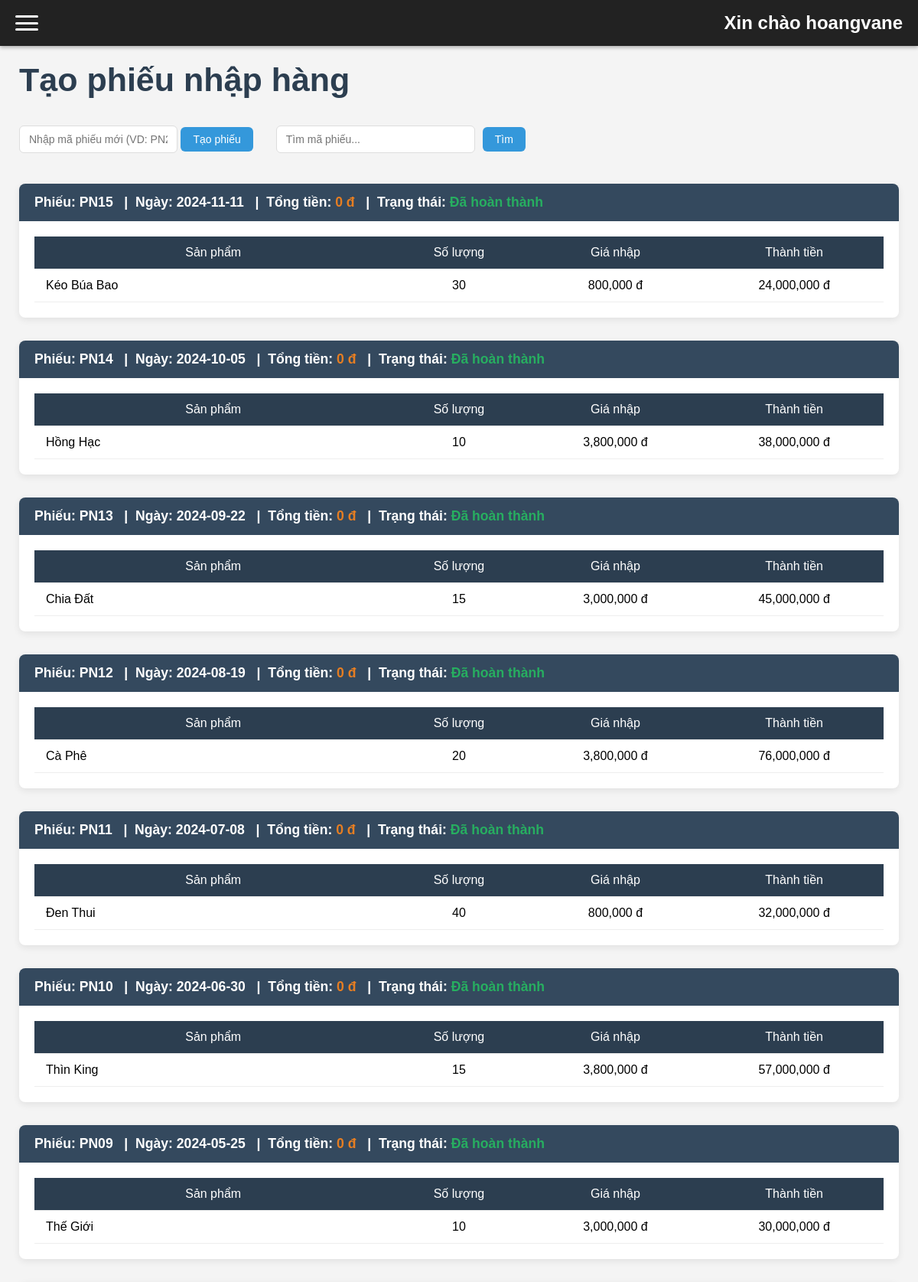
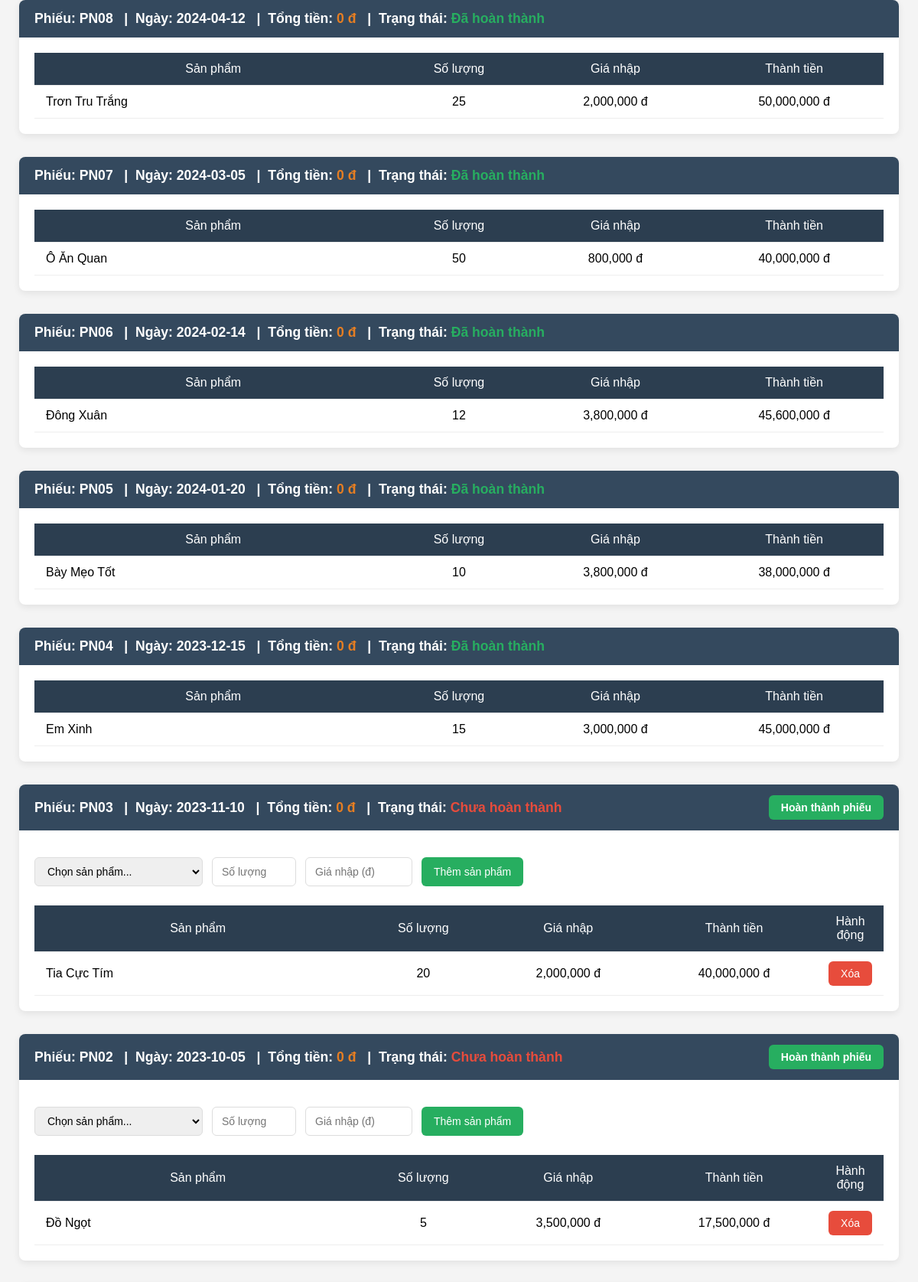
/admin.php?page=nhaphang_tao (signed in, upper part), run on the app's committed database (2 pictures, top to bottom).
### tables this page shows
CREATE TABLE phieunhap(
    maphieunhap varchar(20) primary key not null,
    ngaynhap date default (current_date),
    tongtienpn float not null default 0 check (tongtienpn >=0),
    trangthaipn varchar(20) not null,
    maNCC varchar(20),
    foreign key(maNCC) references nhacungcap(maNCC)
);

CREATE TABLE chitietphieunhap(
    gianhap float not null check(gianhap>0),
    soluongnhap int not null check(soluongnhap>0),
    tongtien float generated always as(gianhap*soluongnhap) stored,
    masp int not null,
    maphieunhap varchar(20),
    foreign key (masp) references sanpham(masp),
    foreign key (maphieunhap) references phieunhap(maphieunhap)
);

CREATE TABLE sanpham(
    masp int auto_increment primary key not null,
    tensp varchar(225) not null,
    hientrang varchar(20) not null,
    donvitinh varchar(20) not null,
    motasp varchar(225) not null,
    soluongtontheolo int not null DEFAULT 0,
    hinhanh varchar(225) not null,
    phantramloinhuanmongmuon float not null check(phantramloinhuanmongmuon > 0),
    giabandexuat float not null check(giabandexuat > 0),
    maloai varchar(20),
    foreign key (maloai) references loai(maloai)
);

### nhaphang_tao.php (the view, shortened to what this page needs)
<?php
require_once 'db.php';
$timphieu = isset($_GET['timphieu']) ? mysqli_real_escape_string($conn, $_GET['timphieu']) : '';
$where = $timphieu ? "WHERE maphieunhap LIKE '%$timphieu%'" : "";
$result = mysqli_query($conn, "SELECT * FROM phieunhap $where ORDER BY ngaynhap DESC, maphieunhap DESC");
?>
<!DOCTYPE html>
<html lang="vi">
<head>
</head>
<body>
    <h1>Tạo phiếu nhập hàng</h1>
    <div class="search-area">
        <form method="post" style="margin-right: 20px;">
            <input type="text" name="maphieunhap" placeholder="Nhập mã phiếu mới (VD: PN202503)" required>
            <button type="submit" name="taophieu" class="btn btn-primary">Tạo phiếu</button>
        </form>
        <form method="get" action="admin.php" style="display: flex; align-items: center; gap: 10px;">
            <input type="text" name="timphieu"
                   placeholder="Tìm mã phiếu..."
                   value="<?= htmlspecialchars($timphieu ?? '') ?>"
                   style="min-width: 260px;">
            <button type="submit" class="btn btn-primary">Tìm</button>
        </form>
    </div>
    <?php while ($pn = mysqli_fetch_assoc($result)):
        $is_editable = ($pn['trangthaipn'] === 'Chưa hoàn thành');
    ?>
    <div class="card">
        <div class="card-header">
            <div>
                <strong>Phiếu:</strong> <?= htmlspecialchars($pn['maphieunhap']) ?>
                  |  <strong>Ngày:</strong> <?= $pn['ngaynhap'] ?? '—' ?>
                  |  <strong>Tổng tiền:</strong> <span class="total"><?= number_format($pn['tongtienpn']) ?> đ</span>
                  |  Trạng thái:
                <span class="<?= $is_editable ? 'status-pending' : 'status-done' ?>">
                    <?= htmlspecialchars($pn['trangthaipn']) ?>
                </span>
            </div>
            <?php if ($is_editable): ?>
            <a href="admin.php?page=nhaphang_tao&hoanthanh=<?= urlencode($pn['maphieunhap']) ?>"
               class="btn btn-success"
               onclick="return confirm('Xác nhận hoàn thành phiếu này? Tồn kho sẽ được cập nhật.')">
               Hoàn thành phiếu
            </a>
            <?php endif; ?>
        </div>
        <div style="padding: 20px;">
            <?php if ($is_editable): ?>
            <form method="post" style="margin-bottom: 25px; display: flex; gap: 12px; flex-wrap: wrap;">
                <select name="masp" required style="min-width: 220px;">
                    <option value="">Chọn sản phẩm...</option>
                </select>
                <input type="number" name="soluongnhap" min="1" placeholder="Số lượng" required style="width: 110px;">
                <input type="text" name="gianhap" step="100" min="1" placeholder="Giá nhập (đ)" required style="width: 140px;">
                <button type="submit" name="themsp" class="btn btn-success">Thêm sản phẩm</button>
            </form>
            <?php endif; ?>
            <table>
                <thead>
                <tr>
                    <th style="width:40%">Sản phẩm</th>
                    <th style="width:15%">Số lượng</th>
                    <th style="width:20%">Giá nhập</th>
                    <th style="width:20%">Thành tiền</th>
                    <?php if ($is_editable): ?>
                    <th style="width:5%">Hành động</th>
                    <?php endif; ?>
                </tr>
                </thead>
                <tbody>
                <?php
                $ct_sql = "SELECT c.*, s.tensp
                           FROM chitietphieunhap c
                           JOIN sanpham s ON c.masp = s.masp
                           WHERE c.maphieunhap = '{$pn['maphieunhap']}'";
                $ct_result = mysqli_query($conn, $ct_sql);
                while ($ct = mysqli_fetch_assoc($ct_result)):
                    $thanhtien = $ct['soluongnhap'] * $ct['gianhap'];
                ?>
                <tr>
                    <td class="text-left"><?= htmlspecialchars($ct['tensp']) ?></td>
                    <td><?= number_format($ct['soluongnhap']) ?></td>
                    <td><?= number_format($ct['gianhap']) ?> đ</td>
                    <td><?= number_format($thanhtien) ?> đ</td>
                    <?php if ($is_editable): ?>
                    <td class="actions">
                        <a href="admin.php?page=nhaphang_tao&xoa=<?= urlencode($pn['maphieunhap']) ?>&masp=<?= $ct['masp'] ?>"
                           class="btn btn-danger"
                           onclick="return confirm('Xóa sản phẩm này khỏi phiếu?')">
                           Xóa
                        </a>
                    </td>
                    <?php endif; ?>
                </tr>
                <?php endwhile; ?>
                </tbody>
            </table>
        </div>
    </div>
    <?php endwhile; ?>
</body>
</html>

### admin.php (style rules this page uses)
* { margin: 0; padding: 0; box-sizing: border-box; }
body { font-family: Arial, sans-serif; background: #f4f4f4; min-height: 100vh; }

### nhaphang_tao.php (style rules this page uses)
body { font-family: Arial, sans-serif; background: #f4f4f4; min-height: 100vh; }
.card { background: white; border-radius: 8px; box-shadow: 0 3px 10px rgba(0,0,0,0.08); margin-bottom: 30px; overflow: hidden; }
.card-header { background: #34495e; color: white; padding: 14px 20px; font-size: 1.1em; font-weight: 600; display: flex; justify-content: space-between; align-items: center; flex-wrap: wrap; gap: 15px; }
.status-done { color: #27ae60; font-weight: bold; }
.status-pending { color: #e74c3c; font-weight: bold; }
.btn { padding: 8px 16px; border: none; border-radius: 6px; cursor: pointer; font-size: 14px; transition: all 0.2s; text-decoration: none; display: inline-block; }
.btn-primary { background: #3498db; color: white; }
.btn-success { background: #27ae60; color: white; }
.btn-danger { background: #e74c3c; color: white; }
form { margin: 15px 0; }
input, select { padding: 9px 12px; border: 1px solid #ddd; border-radius: 6px; font-size: 14px; }
input[type="number"] { width: 110px; }
table { width: 100%; border-collapse: collapse; background: white; }
th, td { padding: 12px 15px; text-align: center; border-bottom: 1px solid #eee; }
th { background: #2c3e50; color: white; font-weight: 500; }
td.text-left { text-align: left; }
.actions { white-space: nowrap; }
.total { font-weight: bold; color: #e67e22; }
.search-area { display: flex; align-items: center; gap: 10px; flex-wrap: wrap; margin-bottom: 25px; }
h1 { color: #2c3e50; margin-bottom: 20px; font-weight: bold; font-size: 43px; }

### data on the page
phieunhap: maphieunhap "PN15", ngaynhap "2024-11-11", tongtienpn "0", trangthaipn "Đã hoàn thành"
chitietphieunhap: masp.tensp "Kéo Búa Bao", soluongnhap "30", gianhap "800,000", thanhtien "24,000,000"
phieunhap: maphieunhap "PN14", ngaynhap "2024-10-05", tongtienpn "0", trangthaipn "Đã hoàn thành"
chitietphieunhap: masp.tensp "Hồng Hạc", soluongnhap "10", gianhap "3,800,000", thanhtien "38,000,000"
phieunhap: maphieunhap "PN13", ngaynhap "2024-09-22", tongtienpn "0", trangthaipn "Đã hoàn thành"
chitietphieunhap: masp.tensp "Chia Đất", soluongnhap "15", gianhap "3,000,000", thanhtien "45,000,000"
phieunhap: maphieunhap "PN12", ngaynhap "2024-08-19", tongtienpn "0", trangthaipn "Đã hoàn thành"
chitietphieunhap: masp.tensp "Cà Phê", soluongnhap "20", gianhap "3,800,000", thanhtien "76,000,000"
phieunhap: maphieunhap "PN11", ngaynhap "2024-07-08", tongtienpn "0", trangthaipn "Đã hoàn thành"
chitietphieunhap: masp.tensp "Đen Thui", soluongnhap "40", gianhap "800,000", thanhtien "32,000,000"
phieunhap: maphieunhap "PN10", ngaynhap "2024-06-30", tongtienpn "0", trangthaipn "Đã hoàn thành"
chitietphieunhap: masp.tensp "Thìn King", soluongnhap "15", gianhap "3,800,000", thanhtien "57,000,000"
phieunhap: maphieunhap "PN09", ngaynhap "2024-05-25", tongtienpn "0", trangthaipn "Đã hoàn thành"
chitietphieunhap: masp.tensp "Thế Giới", soluongnhap "10", gianhap "3,000,000", thanhtien "30,000,000"
phieunhap: maphieunhap "PN08", ngaynhap "2024-04-12", tongtienpn "0", trangthaipn "Đã hoàn thành"
chitietphieunhap: masp.tensp "Trơn Tru Trắng", soluongnhap "25", gianhap "2,000,000", thanhtien "50,000,000"
phieunhap: maphieunhap "PN07", ngaynhap "2024-03-05", tongtienpn "0", trangthaipn "Đã hoàn thành"
chitietphieunhap: masp.tensp "Ô Ăn Quan", soluongnhap "50", gianhap "800,000", thanhtien "40,000,000"
phieunhap: maphieunhap "PN06", ngaynhap "2024-02-14", tongtienpn "0", trangthaipn "Đã hoàn thành"
chitietphieunhap: masp.tensp "Đông Xuân", soluongnhap "12", gianhap "3,800,000", thanhtien "45,600,000"
phieunhap: maphieunhap "PN05", ngaynhap "2024-01-20", tongtienpn "0", trangthaipn "Đã hoàn thành"
chitietphieunhap: masp.tensp "Bày Mẹo Tốt", soluongnhap "10", gianhap "3,800,000", thanhtien "38,000,000"
phieunhap: maphieunhap "PN04", ngaynhap "2023-12-15", tongtienpn "0", trangthaipn "Đã hoàn thành"
chitietphieunhap: masp.tensp "Em Xinh", soluongnhap "15", gianhap "3,000,000", thanhtien "45,000,000"
phieunhap: maphieunhap "PN03", ngaynhap "2023-11-10", tongtienpn "0", trangthaipn "Chưa hoàn thành", shows "Hành động"
chitietphieunhap: masp.tensp "Tia Cực Tím", soluongnhap "20", gianhap "2,000,000", thanhtien "40,000,000"
phieunhap: maphieunhap "PN02", ngaynhap "2023-10-05", tongtienpn "0", trangthaipn "Chưa hoàn thành", shows "Hành động"
chitietphieunhap: masp.tensp "Đồ Ngọt", soluongnhap "5", gianhap "3,500,000", thanhtien "17,500,000"

### other printed values
$_SESSION['admin'] "hoangvane"
